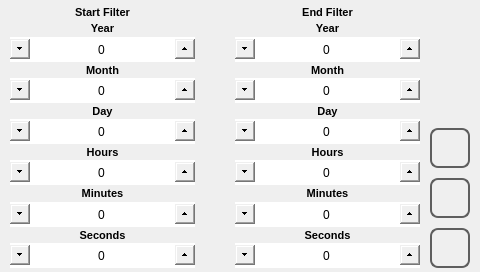
<?xml version="1.0" encoding="UTF-8"?>
<ui version="4.0">
 <class>store_filter</class>
 <widget class="QWidget" name="store_filter">
  <property name="geometry">
   <rect>
    <x>0</x>
    <y>0</y>
    <width>480</width><height>272</height>
   </rect>
  </property>
  <property name="minimumSize">
   <size>
    <width>0</width>
    <height>0</height>
   </size>
  </property>
  <property name="maximumSize">
   <size>
    <width>16777215</width>
    <height>16777215</height>
   </size>
  </property>
  <property name="windowTitle">
   <string>store_filter</string>
  </property>
  <property name="styleSheet">
   <string notr="true"> QLabel#labelPen {
	font: 1000 12pt &quot;Ubuntu&quot;;
 }

 QLabel {
	font: 1000  8pt &quot;Ubuntu&quot;;
 }

 QSpinBox {
	font: 1000 14pt &quot;Ubuntu&quot;;
 }

 QSpinBox::up-button {
     subcontrol-origin: border;
     subcontrol-position: right center;
     height: 20px;
     width: 20px;
 }

 QSpinBox::up-arrow {
	image: url(:/systemicons/img/Forward.png);
     width: 10px;
     height: 10px;
 }

 QSpinBox::down-button {
     subcontrol-origin: border;
     subcontrol-position: left center;
     height: 20px;
     width: 20px;
}

 QSpinBox::down-arrow {
 	image: url(:/systemicons/img/Back.png);
     width: 10px;
     height:10px;
 }

 QDoubleSpinBox {
	font: 1000 12pt &quot;Ubuntu&quot;;
 }

 QDoubleSpinBox::up-button {
     subcontrol-origin: border;
     subcontrol-position: right center;
     height: 20px;
     width: 20px;
 }

 QDoubleSpinBox::up-arrow {
	image: url(:/systemicons/img/Forward.png);
     width: 10px;
     height: 10px;
 }

 QDoubleSpinBox::down-button {
     subcontrol-origin: border;
     subcontrol-position: left center;
     height: 20px;
     width: 20px;
}

 QDoubleSpinBox::down-arrow {
 	image: url(:/systemicons/img/Back.png);
     width: 10px;
     height: 10px;
 }
</string>
  </property>
  <layout class="QHBoxLayout" name="horizontalLayout">
   <property name="spacing">
    <number>10</number>
   </property>
   <property name="leftMargin">
    <number>10</number>
   </property>
   <property name="topMargin">
    <number>4</number>
   </property>
   <property name="rightMargin">
    <number>10</number>
   </property>
   <property name="bottomMargin">
    <number>4</number>
   </property>
   <item>
    <layout class="QGridLayout" name="gridLayout_2">
     <property name="horizontalSpacing">
      <number>40</number>
     </property>
     <property name="verticalSpacing">
      <number>0</number>
     </property>
     <item row="0" column="0">
      <widget class="QLabel" name="labelIn">
       <property name="sizePolicy">
        <sizepolicy hsizetype="Expanding" vsizetype="Preferred">
         <horstretch>0</horstretch>
         <verstretch>0</verstretch>
        </sizepolicy>
       </property>
       <property name="font">
        <font>
         <family>Ubuntu</family>
         <pointsize>8</pointsize>
         <weight>99</weight>
         <italic>false</italic>
         <bold>true</bold>
        </font>
       </property>
       <property name="text">
        <string>Start Filter</string>
       </property>
       <property name="alignment">
        <set>Qt::AlignCenter</set>
       </property>
      </widget>
     </item>
     <item row="1" column="0">
      <widget class="QLabel" name="labelYearIn">
       <property name="sizePolicy">
        <sizepolicy hsizetype="Expanding" vsizetype="Minimum">
         <horstretch>0</horstretch>
         <verstretch>0</verstretch>
        </sizepolicy>
       </property>
       <property name="font">
        <font>
         <family>Ubuntu</family>
         <pointsize>8</pointsize>
         <weight>99</weight>
         <italic>false</italic>
         <bold>true</bold>
        </font>
       </property>
       <property name="focusPolicy">
        <enum>Qt::NoFocus</enum>
       </property>
       <property name="text">
        <string>Year</string>
       </property>
       <property name="alignment">
        <set>Qt::AlignCenter</set>
       </property>
      </widget>
     </item>
     <item row="2" column="0">
      <widget class="QSpinBox" name="spinBoxYearIn">
       <property name="sizePolicy">
        <sizepolicy hsizetype="Expanding" vsizetype="Fixed">
         <horstretch>0</horstretch>
         <verstretch>0</verstretch>
        </sizepolicy>
       </property>
       <property name="minimumSize">
        <size>
         <width>0</width>
         <height>25</height>
        </size>
       </property>
       <property name="maximumSize">
        <size>
         <width>16777215</width>
         <height>25</height>
        </size>
       </property>
       <property name="focusPolicy">
        <enum>Qt::NoFocus</enum>
       </property>
       <property name="wrapping">
        <bool>true</bool>
       </property>
       <property name="alignment">
        <set>Qt::AlignCenter</set>
       </property>
       <property name="maximum">
        <number>3000</number>
       </property>
       <property name="value">
        <number>0</number>
       </property>
      </widget>
     </item>
     <item row="3" column="0">
      <widget class="QLabel" name="labelMonthIn">
       <property name="sizePolicy">
        <sizepolicy hsizetype="Expanding" vsizetype="Minimum">
         <horstretch>0</horstretch>
         <verstretch>0</verstretch>
        </sizepolicy>
       </property>
       <property name="font">
        <font>
         <family>Ubuntu</family>
         <pointsize>8</pointsize>
         <weight>99</weight>
         <italic>false</italic>
         <bold>true</bold>
        </font>
       </property>
       <property name="focusPolicy">
        <enum>Qt::NoFocus</enum>
       </property>
       <property name="text">
        <string>Month</string>
       </property>
       <property name="alignment">
        <set>Qt::AlignCenter</set>
       </property>
      </widget>
     </item>
     <item row="4" column="0">
      <widget class="QSpinBox" name="spinBoxMonthIn">
       <property name="minimumSize">
        <size>
         <width>0</width>
         <height>25</height>
        </size>
       </property>
       <property name="maximumSize">
        <size>
         <width>16777215</width>
         <height>25</height>
        </size>
       </property>
       <property name="focusPolicy">
        <enum>Qt::NoFocus</enum>
       </property>
       <property name="wrapping">
        <bool>true</bool>
       </property>
       <property name="alignment">
        <set>Qt::AlignCenter</set>
       </property>
       <property name="maximum">
        <number>12</number>
       </property>
      </widget>
     </item>
     <item row="5" column="0">
      <widget class="QLabel" name="labelDayIn">
       <property name="sizePolicy">
        <sizepolicy hsizetype="Expanding" vsizetype="Minimum">
         <horstretch>0</horstretch>
         <verstretch>0</verstretch>
        </sizepolicy>
       </property>
       <property name="font">
        <font>
         <family>Ubuntu</family>
         <pointsize>8</pointsize>
         <weight>99</weight>
         <italic>false</italic>
         <bold>true</bold>
        </font>
       </property>
       <property name="focusPolicy">
        <enum>Qt::NoFocus</enum>
       </property>
       <property name="text">
        <string>Day</string>
       </property>
       <property name="alignment">
        <set>Qt::AlignCenter</set>
       </property>
      </widget>
     </item>
     <item row="6" column="0">
      <widget class="QSpinBox" name="spinBoxDayIn">
       <property name="sizePolicy">
        <sizepolicy hsizetype="Expanding" vsizetype="Minimum">
         <horstretch>0</horstretch>
         <verstretch>0</verstretch>
        </sizepolicy>
       </property>
       <property name="minimumSize">
        <size>
         <width>0</width>
         <height>25</height>
        </size>
       </property>
       <property name="maximumSize">
        <size>
         <width>16777215</width>
         <height>25</height>
        </size>
       </property>
       <property name="focusPolicy">
        <enum>Qt::NoFocus</enum>
       </property>
       <property name="wrapping">
        <bool>true</bool>
       </property>
       <property name="alignment">
        <set>Qt::AlignCenter</set>
       </property>
       <property name="maximum">
        <number>31</number>
       </property>
      </widget>
     </item>
     <item row="7" column="0">
      <widget class="QLabel" name="labelHourIn">
       <property name="sizePolicy">
        <sizepolicy hsizetype="Expanding" vsizetype="Preferred">
         <horstretch>0</horstretch>
         <verstretch>0</verstretch>
        </sizepolicy>
       </property>
       <property name="font">
        <font>
         <family>Ubuntu</family>
         <pointsize>8</pointsize>
         <weight>99</weight>
         <italic>false</italic>
         <bold>true</bold>
        </font>
       </property>
       <property name="focusPolicy">
        <enum>Qt::NoFocus</enum>
       </property>
       <property name="text">
        <string>Hours</string>
       </property>
       <property name="alignment">
        <set>Qt::AlignCenter</set>
       </property>
      </widget>
     </item>
     <item row="8" column="0">
      <widget class="QSpinBox" name="spinBoxHoursIn">
       <property name="sizePolicy">
        <sizepolicy hsizetype="Expanding" vsizetype="Fixed">
         <horstretch>0</horstretch>
         <verstretch>0</verstretch>
        </sizepolicy>
       </property>
       <property name="minimumSize">
        <size>
         <width>0</width>
         <height>25</height>
        </size>
       </property>
       <property name="maximumSize">
        <size>
         <width>16777215</width>
         <height>25</height>
        </size>
       </property>
       <property name="focusPolicy">
        <enum>Qt::NoFocus</enum>
       </property>
       <property name="wrapping">
        <bool>true</bool>
       </property>
       <property name="alignment">
        <set>Qt::AlignCenter</set>
       </property>
       <property name="maximum">
        <number>23</number>
       </property>
      </widget>
     </item>
     <item row="9" column="0">
      <widget class="QLabel" name="labelMinuteIn">
       <property name="sizePolicy">
        <sizepolicy hsizetype="Expanding" vsizetype="Minimum">
         <horstretch>0</horstretch>
         <verstretch>0</verstretch>
        </sizepolicy>
       </property>
       <property name="font">
        <font>
         <family>Ubuntu</family>
         <pointsize>8</pointsize>
         <weight>99</weight>
         <italic>false</italic>
         <bold>true</bold>
        </font>
       </property>
       <property name="focusPolicy">
        <enum>Qt::NoFocus</enum>
       </property>
       <property name="text">
        <string>Minutes</string>
       </property>
       <property name="alignment">
        <set>Qt::AlignCenter</set>
       </property>
      </widget>
     </item>
     <item row="10" column="0">
      <widget class="QSpinBox" name="spinBoxMinutesIn">
       <property name="sizePolicy">
        <sizepolicy hsizetype="Expanding" vsizetype="Fixed">
         <horstretch>0</horstretch>
         <verstretch>0</verstretch>
        </sizepolicy>
       </property>
       <property name="minimumSize">
        <size>
         <width>0</width>
         <height>25</height>
        </size>
       </property>
       <property name="maximumSize">
        <size>
         <width>16777215</width>
         <height>25</height>
        </size>
       </property>
       <property name="focusPolicy">
        <enum>Qt::NoFocus</enum>
       </property>
       <property name="wrapping">
        <bool>true</bool>
       </property>
       <property name="alignment">
        <set>Qt::AlignCenter</set>
       </property>
       <property name="maximum">
        <number>59</number>
       </property>
      </widget>
     </item>
     <item row="11" column="0">
      <widget class="QLabel" name="labelSecondIn">
       <property name="sizePolicy">
        <sizepolicy hsizetype="Expanding" vsizetype="Minimum">
         <horstretch>0</horstretch>
         <verstretch>0</verstretch>
        </sizepolicy>
       </property>
       <property name="font">
        <font>
         <family>Ubuntu</family>
         <pointsize>8</pointsize>
         <weight>99</weight>
         <italic>false</italic>
         <bold>true</bold>
        </font>
       </property>
       <property name="focusPolicy">
        <enum>Qt::NoFocus</enum>
       </property>
       <property name="text">
        <string>Seconds</string>
       </property>
       <property name="alignment">
        <set>Qt::AlignCenter</set>
       </property>
      </widget>
     </item>
     <item row="12" column="0">
      <widget class="QSpinBox" name="spinBoxSecondsIn">
       <property name="sizePolicy">
        <sizepolicy hsizetype="Expanding" vsizetype="Fixed">
         <horstretch>0</horstretch>
         <verstretch>0</verstretch>
        </sizepolicy>
       </property>
       <property name="minimumSize">
        <size>
         <width>0</width>
         <height>25</height>
        </size>
       </property>
       <property name="maximumSize">
        <size>
         <width>16777215</width>
         <height>25</height>
        </size>
       </property>
       <property name="focusPolicy">
        <enum>Qt::NoFocus</enum>
       </property>
       <property name="wrapping">
        <bool>true</bool>
       </property>
       <property name="alignment">
        <set>Qt::AlignCenter</set>
       </property>
       <property name="maximum">
        <number>59</number>
       </property>
      </widget>
     </item>
     <item row="0" column="1">
      <widget class="QLabel" name="labelFin">
       <property name="sizePolicy">
        <sizepolicy hsizetype="Expanding" vsizetype="Preferred">
         <horstretch>0</horstretch>
         <verstretch>0</verstretch>
        </sizepolicy>
       </property>
       <property name="font">
        <font>
         <family>Ubuntu</family>
         <pointsize>8</pointsize>
         <weight>99</weight>
         <italic>false</italic>
         <bold>true</bold>
        </font>
       </property>
       <property name="text">
        <string>End Filter</string>
       </property>
       <property name="alignment">
        <set>Qt::AlignCenter</set>
       </property>
      </widget>
     </item>
     <item row="1" column="1">
      <widget class="QLabel" name="labelYearFin">
       <property name="sizePolicy">
        <sizepolicy hsizetype="Expanding" vsizetype="Minimum">
         <horstretch>0</horstretch>
         <verstretch>0</verstretch>
        </sizepolicy>
       </property>
       <property name="font">
        <font>
         <family>Ubuntu</family>
         <pointsize>8</pointsize>
         <weight>99</weight>
         <italic>false</italic>
         <bold>true</bold>
        </font>
       </property>
       <property name="focusPolicy">
        <enum>Qt::NoFocus</enum>
       </property>
       <property name="text">
        <string>Year</string>
       </property>
       <property name="alignment">
        <set>Qt::AlignCenter</set>
       </property>
      </widget>
     </item>
     <item row="2" column="1">
      <widget class="QSpinBox" name="spinBoxYearFin">
       <property name="sizePolicy">
        <sizepolicy hsizetype="Expanding" vsizetype="Fixed">
         <horstretch>0</horstretch>
         <verstretch>0</verstretch>
        </sizepolicy>
       </property>
       <property name="minimumSize">
        <size>
         <width>0</width>
         <height>25</height>
        </size>
       </property>
       <property name="maximumSize">
        <size>
         <width>16777215</width>
         <height>25</height>
        </size>
       </property>
       <property name="focusPolicy">
        <enum>Qt::NoFocus</enum>
       </property>
       <property name="wrapping">
        <bool>true</bool>
       </property>
       <property name="alignment">
        <set>Qt::AlignCenter</set>
       </property>
       <property name="maximum">
        <number>3000</number>
       </property>
       <property name="value">
        <number>0</number>
       </property>
      </widget>
     </item>
     <item row="3" column="1">
      <widget class="QLabel" name="labelMonthFin">
       <property name="sizePolicy">
        <sizepolicy hsizetype="Expanding" vsizetype="Minimum">
         <horstretch>0</horstretch>
         <verstretch>0</verstretch>
        </sizepolicy>
       </property>
       <property name="font">
        <font>
         <family>Ubuntu</family>
         <pointsize>8</pointsize>
         <weight>99</weight>
         <italic>false</italic>
         <bold>true</bold>
        </font>
       </property>
       <property name="focusPolicy">
        <enum>Qt::NoFocus</enum>
       </property>
       <property name="text">
        <string>Month</string>
       </property>
       <property name="alignment">
        <set>Qt::AlignCenter</set>
       </property>
      </widget>
     </item>
     <item row="4" column="1">
      <widget class="QSpinBox" name="spinBoxMonthFin">
       <property name="minimumSize">
        <size>
         <width>0</width>
         <height>25</height>
        </size>
       </property>
       <property name="maximumSize">
        <size>
         <width>16777215</width>
         <height>25</height>
        </size>
       </property>
       <property name="focusPolicy">
        <enum>Qt::NoFocus</enum>
       </property>
       <property name="wrapping">
        <bool>true</bool>
       </property>
       <property name="alignment">
        <set>Qt::AlignCenter</set>
       </property>
       <property name="maximum">
        <number>12</number>
       </property>
      </widget>
     </item>
     <item row="5" column="1">
      <widget class="QLabel" name="labelDayFin">
       <property name="sizePolicy">
        <sizepolicy hsizetype="Expanding" vsizetype="Minimum">
         <horstretch>0</horstretch>
         <verstretch>0</verstretch>
        </sizepolicy>
       </property>
       <property name="font">
        <font>
         <family>Ubuntu</family>
         <pointsize>8</pointsize>
         <weight>99</weight>
         <italic>false</italic>
         <bold>true</bold>
        </font>
       </property>
       <property name="focusPolicy">
        <enum>Qt::NoFocus</enum>
       </property>
       <property name="text">
        <string>Day</string>
       </property>
       <property name="alignment">
        <set>Qt::AlignCenter</set>
       </property>
      </widget>
     </item>
     <item row="6" column="1">
      <widget class="QSpinBox" name="spinBoxDayFin">
       <property name="sizePolicy">
        <sizepolicy hsizetype="Expanding" vsizetype="Minimum">
         <horstretch>0</horstretch>
         <verstretch>0</verstretch>
        </sizepolicy>
       </property>
       <property name="minimumSize">
        <size>
         <width>0</width>
         <height>25</height>
        </size>
       </property>
       <property name="maximumSize">
        <size>
         <width>16777215</width>
         <height>25</height>
        </size>
       </property>
       <property name="focusPolicy">
        <enum>Qt::NoFocus</enum>
       </property>
       <property name="wrapping">
        <bool>true</bool>
       </property>
       <property name="alignment">
        <set>Qt::AlignCenter</set>
       </property>
       <property name="maximum">
        <number>31</number>
       </property>
      </widget>
     </item>
     <item row="7" column="1">
      <widget class="QLabel" name="labelHourFin">
       <property name="sizePolicy">
        <sizepolicy hsizetype="Expanding" vsizetype="Preferred">
         <horstretch>0</horstretch>
         <verstretch>0</verstretch>
        </sizepolicy>
       </property>
       <property name="font">
        <font>
         <family>Ubuntu</family>
         <pointsize>8</pointsize>
         <weight>99</weight>
         <italic>false</italic>
         <bold>true</bold>
        </font>
       </property>
       <property name="focusPolicy">
        <enum>Qt::NoFocus</enum>
       </property>
       <property name="text">
        <string>Hours</string>
       </property>
       <property name="alignment">
        <set>Qt::AlignCenter</set>
       </property>
      </widget>
     </item>
     <item row="8" column="1">
      <widget class="QSpinBox" name="spinBoxHoursFin">
       <property name="sizePolicy">
        <sizepolicy hsizetype="Expanding" vsizetype="Fixed">
         <horstretch>0</horstretch>
         <verstretch>0</verstretch>
        </sizepolicy>
       </property>
       <property name="minimumSize">
        <size>
         <width>0</width>
         <height>25</height>
        </size>
       </property>
       <property name="maximumSize">
        <size>
         <width>16777215</width>
         <height>25</height>
        </size>
       </property>
       <property name="focusPolicy">
        <enum>Qt::NoFocus</enum>
       </property>
       <property name="wrapping">
        <bool>true</bool>
       </property>
       <property name="alignment">
        <set>Qt::AlignCenter</set>
       </property>
       <property name="maximum">
        <number>23</number>
       </property>
      </widget>
     </item>
     <item row="9" column="1">
      <widget class="QLabel" name="labelMinuteFin">
       <property name="sizePolicy">
        <sizepolicy hsizetype="Expanding" vsizetype="Minimum">
         <horstretch>0</horstretch>
         <verstretch>0</verstretch>
        </sizepolicy>
       </property>
       <property name="font">
        <font>
         <family>Ubuntu</family>
         <pointsize>8</pointsize>
         <weight>99</weight>
         <italic>false</italic>
         <bold>true</bold>
        </font>
       </property>
       <property name="focusPolicy">
        <enum>Qt::NoFocus</enum>
       </property>
       <property name="text">
        <string>Minutes</string>
       </property>
       <property name="alignment">
        <set>Qt::AlignCenter</set>
       </property>
      </widget>
     </item>
     <item row="10" column="1">
      <widget class="QSpinBox" name="spinBoxMinutesFin">
       <property name="sizePolicy">
        <sizepolicy hsizetype="Expanding" vsizetype="Fixed">
         <horstretch>0</horstretch>
         <verstretch>0</verstretch>
        </sizepolicy>
       </property>
       <property name="minimumSize">
        <size>
         <width>0</width>
         <height>25</height>
        </size>
       </property>
       <property name="maximumSize">
        <size>
         <width>16777215</width>
         <height>25</height>
        </size>
       </property>
       <property name="focusPolicy">
        <enum>Qt::NoFocus</enum>
       </property>
       <property name="wrapping">
        <bool>true</bool>
       </property>
       <property name="alignment">
        <set>Qt::AlignCenter</set>
       </property>
       <property name="maximum">
        <number>59</number>
       </property>
      </widget>
     </item>
     <item row="11" column="1">
      <widget class="QLabel" name="labelSecondFin">
       <property name="sizePolicy">
        <sizepolicy hsizetype="Expanding" vsizetype="Minimum">
         <horstretch>0</horstretch>
         <verstretch>0</verstretch>
        </sizepolicy>
       </property>
       <property name="font">
        <font>
         <family>Ubuntu</family>
         <pointsize>8</pointsize>
         <weight>99</weight>
         <italic>false</italic>
         <bold>true</bold>
        </font>
       </property>
       <property name="focusPolicy">
        <enum>Qt::NoFocus</enum>
       </property>
       <property name="text">
        <string>Seconds</string>
       </property>
       <property name="alignment">
        <set>Qt::AlignCenter</set>
       </property>
      </widget>
     </item>
     <item row="12" column="1">
      <widget class="QSpinBox" name="spinBoxSecondsFin">
       <property name="sizePolicy">
        <sizepolicy hsizetype="Expanding" vsizetype="Fixed">
         <horstretch>0</horstretch>
         <verstretch>0</verstretch>
        </sizepolicy>
       </property>
       <property name="minimumSize">
        <size>
         <width>0</width>
         <height>25</height>
        </size>
       </property>
       <property name="maximumSize">
        <size>
         <width>16777215</width>
         <height>25</height>
        </size>
       </property>
       <property name="focusPolicy">
        <enum>Qt::NoFocus</enum>
       </property>
       <property name="wrapping">
        <bool>true</bool>
       </property>
       <property name="alignment">
        <set>Qt::AlignCenter</set>
       </property>
       <property name="maximum">
        <number>59</number>
       </property>
      </widget>
     </item>
    </layout>
   </item>
   <item>
    <layout class="QVBoxLayout" name="verticalLayout">
     <item>
      <spacer name="verticalSpacer">
       <property name="orientation">
        <enum>Qt::Vertical</enum>
       </property>
       <property name="sizeHint" stdset="0">
        <size>
         <width>20</width>
         <height>40</height>
        </size>
       </property>
      </spacer>
     </item>
     <item>
      <widget class="QPushButton" name="pushButtonReset">
       <property name="minimumSize">
        <size>
         <width>40</width>
         <height>40</height>
        </size>
       </property>
       <property name="maximumSize">
        <size>
         <width>40</width>
         <height>40</height>
        </size>
       </property>
       <property name="styleSheet">
        <string notr="true">QPushButton
{
border: 2px solid  rgb(94, 94, 94);
border-radius: 8px;
qproperty-icon: url(:/systemicons/img/Redo.png);
qproperty-iconSize: 24px 24px;
qproperty-focusPolicy: NoFocus;
}
QPushButton:pressed
{
border: 2px solid  rgb(194, 194, 194);
background-color:  rgb(255, 255, 127);
}
QPushButton:disabled
{
border: 2px solid  rgb(194, 194, 194);
}
</string>
       </property>
       <property name="text">
        <string/>
       </property>
      </widget>
     </item>
     <item>
      <widget class="QPushButton" name="pushButtonCancel">
       <property name="minimumSize">
        <size>
         <width>40</width>
         <height>40</height>
        </size>
       </property>
       <property name="maximumSize">
        <size>
         <width>40</width>
         <height>40</height>
        </size>
       </property>
       <property name="styleSheet">
        <string notr="true">QPushButton
{
border: 2px solid  rgb(94, 94, 94);
border-radius: 8px;
qproperty-icon: url(:/systemicons/img/Go_back.png);
qproperty-iconSize: 24px 24px;
qproperty-focusPolicy: NoFocus;
}
QPushButton:pressed
{
border: 2px solid  rgb(194, 194, 194);
background-color:  rgb(255, 255, 127);
}
QPushButton:disabled
{
border: 2px solid  rgb(194, 194, 194);
}
</string>
       </property>
       <property name="text">
        <string/>
       </property>
      </widget>
     </item>
     <item>
      <widget class="QPushButton" name="pushButtonOk">
       <property name="minimumSize">
        <size>
         <width>40</width>
         <height>40</height>
        </size>
       </property>
       <property name="maximumSize">
        <size>
         <width>40</width>
         <height>40</height>
        </size>
       </property>
       <property name="styleSheet">
        <string notr="true">QPushButton
{
border: 2px solid  rgb(94, 94, 94);
border-radius: 8px;
qproperty-icon: url(:/systemicons/img/OK.png);
qproperty-iconSize: 24px 24px;
qproperty-focusPolicy: NoFocus;
}
QPushButton:pressed
{
border: 2px solid  rgb(194, 194, 194);
background-color:  rgb(255, 255, 127);
}
QPushButton:disabled
{
border: 2px solid  rgb(194, 194, 194);
}
</string>
       </property>
       <property name="text">
        <string/>
       </property>
      </widget>
     </item>
    </layout>
   </item>
  </layout>
 </widget>
 <resources/>
 <connections/>
</ui>
